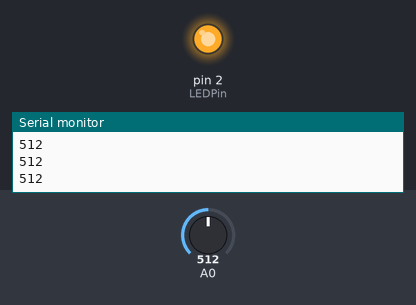
A sketch run on a simulated Arduino Uno, built with avr-gcc and run on an emulated ATmega328P. On the bench: output pins drawn as LEDs (lit = HIGH), the last lines printed to the serial monitor. The test bench sets the inputs (shaded band); at power-on: A0 = 512.

Above: at 1.2 s.
1.3 s: A0 set to 963
2.8 s: A0 set to 990
At 3.1 s:
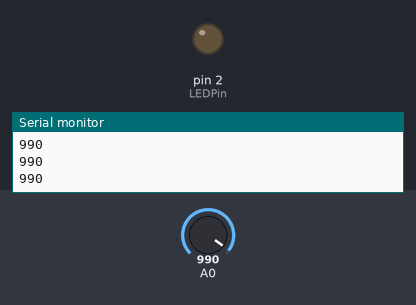
4.3 s: A0 set to 970
At 5.5 s:
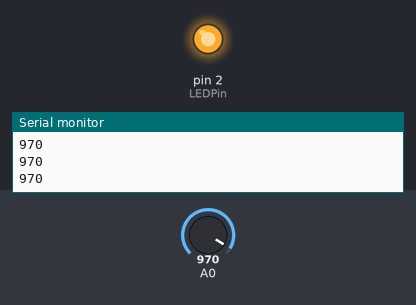
5.8 s: A0 set to 1023
At 6.9 s:
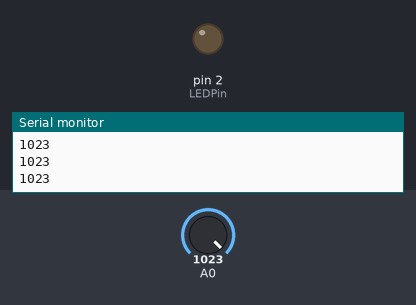
Timing chart, 0 to 8.3 s (numbered marks = the images above; inputs shaded):
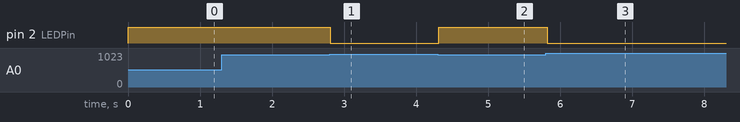

Measured:
- the behaviour switches between 979 and 980 on A0 (found by bisection; images 0 and 1)
- after the input at 2.8 s, pin 2 (LEDPin): HIGH → LOW at once
- after the input at 4.3 s, pin 2 (LEDPin): LOW → HIGH at once
- after the input at 5.8 s, pin 2 (LEDPin): HIGH → LOW at once

The sketch:

Project3.ino
```cpp
/*
  Name:
  Course-Section: BSIT-3A
  Date:

  Title: PR3 - Photoresistor
  Description: In this circuit, you’ll be using a photoresistor,which changes resistance based on howmuch light the sensor receives.
 */
int photoresistor = 0;
int threshold = 980;
int LEDPin = 2;

void setup()
{
  Serial.begin(9600);
  pinMode(LEDPin, OUTPUT);
}

void loop()
{
  photoresistor = analogRead(A0);

  Serial.println(photoresistor);

  if (photoresistor < threshold)
  {
    digitalWrite(LEDPin, HIGH);
  }
  else
  {
    digitalWrite(LEDPin, LOW);
  }
  delay(100);
}
```
